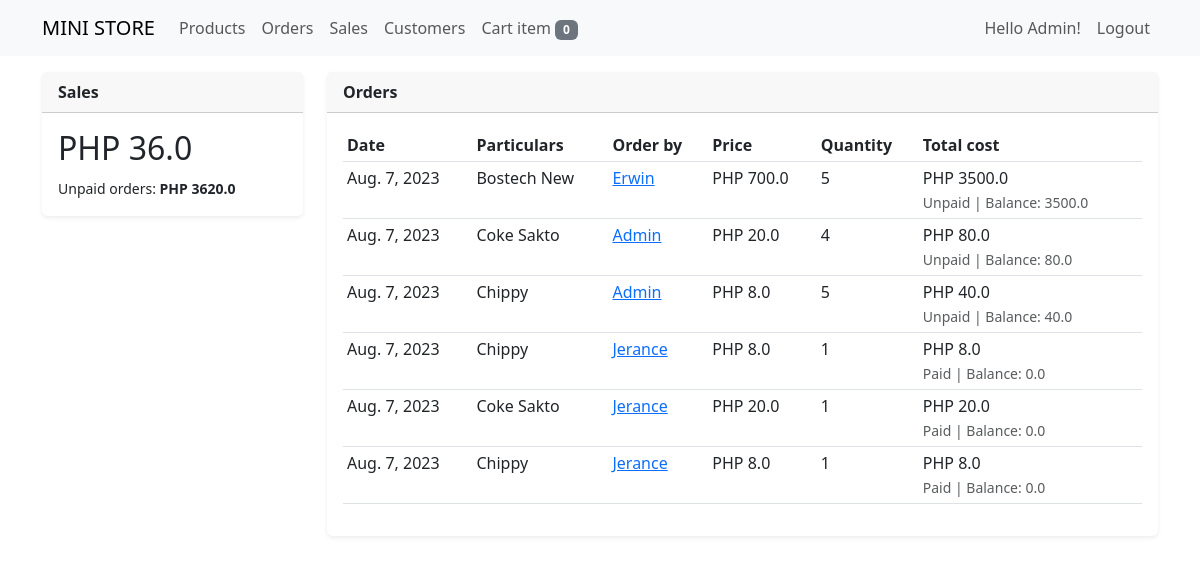
Page /sales (signed in) on the committed database.
### store/models.py (models this page shows, shortened)
class OrderTransaction(models.Model):
    order_id = models.CharField(max_length=12, unique=True)
    customer = models.ForeignKey(User, on_delete=models.CASCADE)
    product = models.ForeignKey(Product, on_delete=models.CASCADE)
    price = models.FloatField()
    quantity = models.PositiveIntegerField()
    total_amount = models.FloatField()
    is_paid = models.BooleanField(default=False)
    is_accepted = models.BooleanField(default=False)
    created = models.DateTimeField(auto_now_add=True)
    class Meta:
        ordering = ['-is_accepted','-created']
    @property
    def get_cost(self):
        cost = self.price * self.quantity
        return cost
    @property
    def balance(self):
        if not self.is_paid:
            balance = self.get_cost
        else:
            balance = 0.0
        return balance

class TimeStampedModel(models.Model):
    created = models.DateTimeField(auto_now_add=True)
    updated = models.DateTimeField(auto_now=True)
    class Meta:
        ordering = ('-updated','-created')

class Product(TimeStampedModel):
    user = models.ForeignKey(User, on_delete=models.CASCADE)
    bar_code = models.CharField(max_length=20, unique=True)
    name = models.CharField(max_length=200)
    category = models.ForeignKey(Category, on_delete=models.CASCADE, blank=True, null=True)
    cost = models.FloatField()
    price = models.FloatField()
    quantity = models.IntegerField()
    image = models.ImageField(upload_to=image_directory_path, blank=True, null=True)
    on_display = models.BooleanField(default=True, verbose_name="this product is available?")

### store/views/order_view.py (the view)
# urls.py: path('sales', sales_view, name='sales_view'),
@login_required
@permission_required("store.view_ordertransaction", raise_exception=True)
def sales_view(request):
    orders = OrderTransaction.objects.all()
    paid_orders = OrderTransaction.objects.filter(Q(is_paid=True), Q(is_accepted=True)).aggregate(total=(Sum(F('price') * F('quantity'))))
    unpaid_orders = OrderTransaction.objects.filter(Q(is_paid=False), Q(is_accepted=True)).aggregate(total=(Sum(F('price') * F('quantity'))))
    cart = Cart(request)
    cart_items = cart.__len__()
    context = {
        "title": "sales",
        "orders": orders,
        "cart_items": cart_items,
        "paid_orders": paid_orders['total'],
        "unpaid_orders": unpaid_orders['total']
    }
    return render(request, 'sales_view.html', context)

### store/cartitem.py (called while the page is built)
    def __len__(self):
        return sum(item['quantity'] for item in self.cart.values())

### store/templates/sales_view.html
{% extends 'base.html' %}
{% block content %}
<div class="row">
    <div class="col-sm-3">
        <div class="card border-0 shadow-sm mt-3">
            <div class="card-header">
                <strong>Sales</strong>
            </div>
            <div class="card-body">
                <h2>PHP {{ paid_orders }}</h2>
                <small>Unpaid orders: <b>PHP {{ unpaid_orders }}</b></small>
            </div>
        </div>
    </div>
    <div class="col-sm-9">
        <div class="card border-0 shadow-sm mt-3">
            <div class="card-header">
                <strong>Orders</strong>
            </div>
            <div class="card-body">
                <table class="table table-sm" id="myTable">
                    <thead>
                        <tr>
                            <th>Date</th>
                            <th>Particulars</th>
                            <th>Order by</th>
                            <th>Price</th>
                            <th>Quantity</th>
                            <th>Total cost</th>
                        </tr>
                    </thead>
                    <tbody>
                        {% for order in orders %}
                        <tr>
                            <td>{{ order.created|date }}</td>
                            <td>{{order.product.name|title}}</td>
                            <td>
                                <a href="">{{ order.customer.username|title }}</a></td>
                            <td>PHP {{order.price}}</td>
                            <td>{{order.quantity}}</td>
                            <td>
                                PHP {{ order.get_cost }} <br>
                                <small class="text-muted">
                                    {% if not order.is_paid %}
                                    Unpaid
                                    {% else %}
                                    Paid
                                    {% endif %}
                                    | Balance: {{ order.balance }}
                                </small>
                            </td>
                        </tr>
                        {% endfor %}
                    </tbody>
                </table>
            </div>
        </div>
    </div>
</div>
{% endblock %}

### templates/includes/navigation.html (shortened to what this page needs)
{% load crispy_forms_tags %}
<nav class="navbar navbar-expand-lg bg-body-tertiary" style="background-color: #222;">
    <div class="container">
      <a class="navbar-brand" href="{% url 'store:product_view' %}">MINI STORE</a>
      <div class="collapse navbar-collapse" id="navbarSupportedContent">
        <ul class="navbar-nav me-auto mb-2 mb-lg-0">
          <li class="nav-item">
            <a class="nav-link" aria-current="page" href="{% url 'store:product_view' %}">Products</a>
          </li>
          <li class="nav-item">
            <a class="nav-link" aria-current="page" href="{% url 'store:order_view' %}">Orders</a>
          </li>
          {% if perms.auth.view_ordertransaction %}
          <li class="nav-item">
            <a class="nav-link" aria-current="page" href="{% url 'store:sales_view' %}">Sales</a>
          </li>
          {% endif %}
          {% if perms.auth.view_user %}
          <li class="nav-item">
            <a class="nav-link" aria-current="page" href="{% url 'store:customer_view' %}">Customers</a>
          </li>
          {% endif %}
          <li class="nav-item">
            <a class="nav-link" href="{% url 'store:pos_view' %}">Cart {% if cart_items > 1 %}items <span class="badge text-bg-success"> {{ cart_items }}{% else %}item <span class="badge text-bg-secondary"> {{ cart_items }}{% endif %}</span></a>
          </li>
        </ul>
        <ul class="navbar-nav float-end mb-2 mb-lg-0">
          {% if request.user.is_authenticated %}
          <li class="nav-item">
            <span class="nav-link" aria-current="page">Hello {{request.user.username|title}}!</span>
          </li>
          <li class="nav-item">
            <a class="nav-link" aria-current="page" href="#" data-bs-toggle="modal" data-bs-target="#logoutUser">Logout</a>
          </li>
          {% endif %}
        </ul>
      </div>
    </div>
</nav>

### rows in the picture
OrderTransaction: created "Aug. 7, 2023", product.name "Bostech New", customer.username "Erwin", price "700.0", quantity "5", get_cost "3500.0", shows "Unpaid", balance "3500.0"
OrderTransaction: created "Aug. 7, 2023", product.name "Coke Sakto", customer.username "Admin", price "20.0", quantity "4", get_cost "80.0", shows "Unpaid", balance "80.0"
OrderTransaction: created "Aug. 7, 2023", product.name "Chippy", customer.username "Admin", price "8.0", quantity "5", get_cost "40.0", shows "Unpaid", balance "40.0"
OrderTransaction: created "Aug. 7, 2023", product.name "Chippy", customer.username "Jerance", price "8.0", quantity "1", get_cost "8.0", shows "Paid", balance "0.0"
OrderTransaction: created "Aug. 7, 2023", product.name "Coke Sakto", customer.username "Jerance", price "20.0", quantity "1", get_cost "20.0", shows "Paid", balance "0.0"
OrderTransaction: created "Aug. 7, 2023", product.name "Chippy", customer.username "Jerance", price "8.0", quantity "1", get_cost "8.0", shows "Paid", balance "0.0"

### other values in the picture
{{ cart_items }} "0"
{{ request.user.username|title }} "Admin"
{{ paid_orders }} "36.0"
{{ unpaid_orders }} "3620.0"
